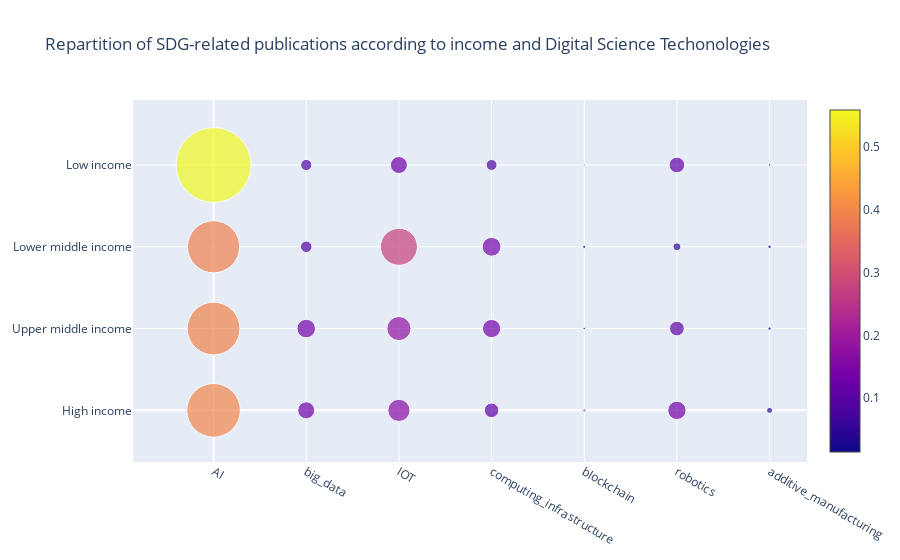

The cell this chart's notebook holds for it:
### Code cell
figa = plot_bubble_graph(df_dst_income_percentage, title='Repartition of SDG-related publications according to income and Digital Science Techonologies', save=True, resolution=(1920,540))
figa.show()

### Figure 1 — Plotly figure (JSON) as saved in the notebook; plotly's stock layout.template omitted (floating-point values rounded to 4 significant figures)
{"data": [{"marker": {"color": [0.3996, 0.3929, 0.3884, 0.5583, 0.1267, 0.1383, 0.08598, 0.08333, 0.1652, 0.1797, 0.2757, 0.1271, 0.1084, 0.1362, 0.1403, 0.08125, 0.01947, 0.01825, 0.02403, 0.01458, 0.1364, 0.1098, 0.05919, 0.1167, 0.04426, 0.02499, 0.02653, 0.01875], "showscale": true, "size": [53.68, 52.78, 52.17, 75.0, 17.01, 18.58, 11.55, 11.19, 22.19, 24.13, 37.03, 17.07, 14.55, 18.29, 18.84, 10.91, 2.616, 2.451, 3.228, 1.959, 18.33, 14.74, 7.951, 15.67, 5.945, 3.357, 3.564, 2.519]}, "mode": "markers", "x": [0, 0, 0, 0, 1, 1, 1, 1, 2, 2, 2, 2, 3, 3, 3, 3, 4, 4, 4, 4, 5, 5, 5, 5, 6, 6, 6, 6], "y": [0, 1, 2, 3, 0, 1, 2, 3, 0, 1, 2, 3, 0, 1, 2, 3, 0, 1, 2, 3, 0, 1, 2, 3, 0, 1, 2, 3], "type": "scatter"}], "layout": {"xaxis": {"tickmode": "array", "tickvals": [0, 1, 2, 3, 4, 5, 6], "ticktext": ["AI", "big_data", "IOT", "computing_infrastructure", "blockchain", "robotics", "additive_manufacturing"]}, "yaxis": {"tickmode": "array", "tickvals": [0, 1, 2, 3], "ticktext": ["High income", "Upper middle income", "Lower middle income", "Low income"]}, "title": {"text": "Repartition of SDG-related publications according to income and Digital Science Techonologies"}}}
